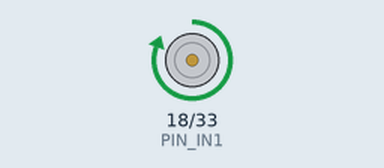
This sketch was run on a simulated ESP32. Parts: motor-driver pin pairs drawn as motors (green arrow = first pin HIGH = forward, orange = second pin HIGH = backward, longer = more drive, scaled by the enable pin).

Above: at 0.5 s.
Timing chart, 0 to 4.6 s (numbered marks = the images above):
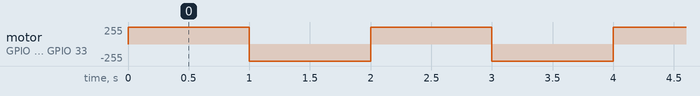

The sketch:

blink.ino
```cpp
#define PIN_EN    16
#define PIN_IN1   18
#define PIN_IN2   33


void setup() {

  pinMode(PIN_EN, OUTPUT);
  pinMode(PIN_IN1, OUTPUT);
  pinMode(PIN_IN2, OUTPUT);

  // start mode, OFF
  digitalWrite(PIN_IN1, LOW);
  digitalWrite(PIN_IN2, LOW);

  // enable H-Bridge
  digitalWrite(PIN_EN, HIGH);
}

void loop() {

  digitalWrite(PIN_IN1, HIGH);
  digitalWrite(PIN_IN2, LOW);
  delay(1000);
  digitalWrite(PIN_IN1, LOW);
  digitalWrite(PIN_IN2, HIGH);
  delay(1000);
}
```

Measured:
- by itself, motor on GPIO 18 (PIN_IN1) / GPIO 33 (PIN_IN2): alternates forward 255/255 for 1.0 s and backward 255/255 for 1.0 s
